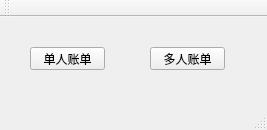
<?xml version="1.0" encoding="UTF-8"?>
<ui version="4.0">
 <class>MainWindow</class>
 <widget class="QMainWindow" name="MainWindow">
  <property name="geometry">
   <rect>
    <x>0</x>
    <y>0</y>
    <width>267</width>
    <height>130</height>
   </rect>
  </property>
  <property name="windowTitle">
   <string>MainWindow</string>
  </property>
  <widget class="QWidget" name="centralWidget">
   <widget class="QPushButton" name="Single">
    <property name="geometry">
     <rect>
      <x>30</x>
      <y>30</y>
      <width>75</width>
      <height>23</height>
     </rect>
    </property>
    <property name="text">
     <string>单人账单</string>
    </property>
   </widget>
   <widget class="QPushButton" name="Multi">
    <property name="geometry">
     <rect>
      <x>150</x>
      <y>30</y>
      <width>75</width>
      <height>23</height>
     </rect>
    </property>
    <property name="text">
     <string>多人账单</string>
    </property>
   </widget>
  </widget>
  <widget class="QMenuBar" name="menuBar">
   <property name="geometry">
    <rect>
     <x>0</x>
     <y>0</y>
     <width>267</width>
     <height>23</height>
    </rect>
   </property>
  </widget>
  <widget class="QToolBar" name="mainToolBar">
   <attribute name="toolBarArea">
    <enum>TopToolBarArea</enum>
   </attribute>
   <attribute name="toolBarBreak">
    <bool>false</bool>
   </attribute>
  </widget>
  <widget class="QStatusBar" name="statusBar"/>
 </widget>
 <layoutdefault spacing="6" margin="11"/>
 <resources/>
 <connections/>
</ui>
